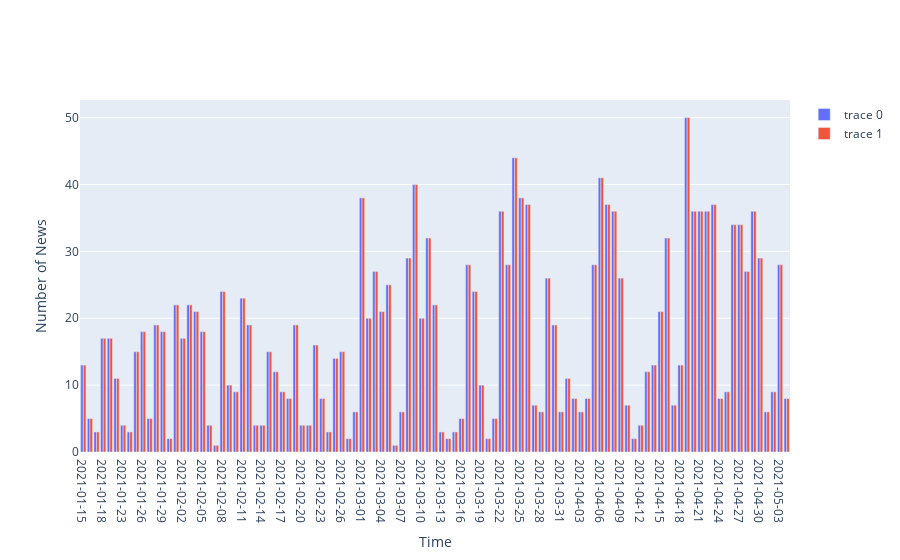

Here is the notebook cell this chart was saved with:
### Code cell
plot_News(bitcoin_daily_news, 'Day','News','category', go.Bar)
